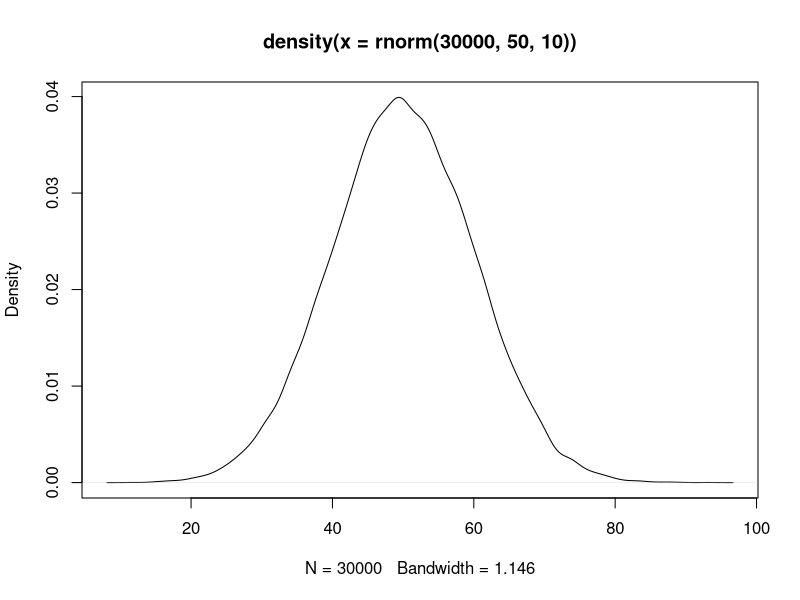

This figure's R source:
#  creatte table

(rollno=1:30)
(sname=paste("student",1:30,sep=""))

sample(c('M','F'))
set.seed(123)                #to store than random distribution
gender=sample(c('M','F'),size=30,replace=T)
(g=sample(c('M','F'),size=30,replace=T,prob = c(.8,.2)))
table(g)

rnorm(30,mean=50,sd=10)
floor(rnorm(30,mean=50,sd=10))
ceiling(rnorm(30,mean=50,sd=10))
(marks=floor(rnorm(30,mean=50,sd=10)))
(marks2=ceiling(rnorm(30,mean=50,sd=10)))
(course=sample(c('MBA','BBA'),size=30,replace=T))
plot(density(rnorm(30000,50,10)))

(df1=data.frame(rollno,sname,gender,marks,marks2,course))
str(df1)
 
df1[marks>50 & gender =="F",c('rollno','sname','marks',"marks2")]

df1$gender=factor(df1$gender)
df1$course=factor(df1$course)
     ?plot
x=3.14
trunc(x)
round(x)
x=3.9
trunc(x)
round(x)
